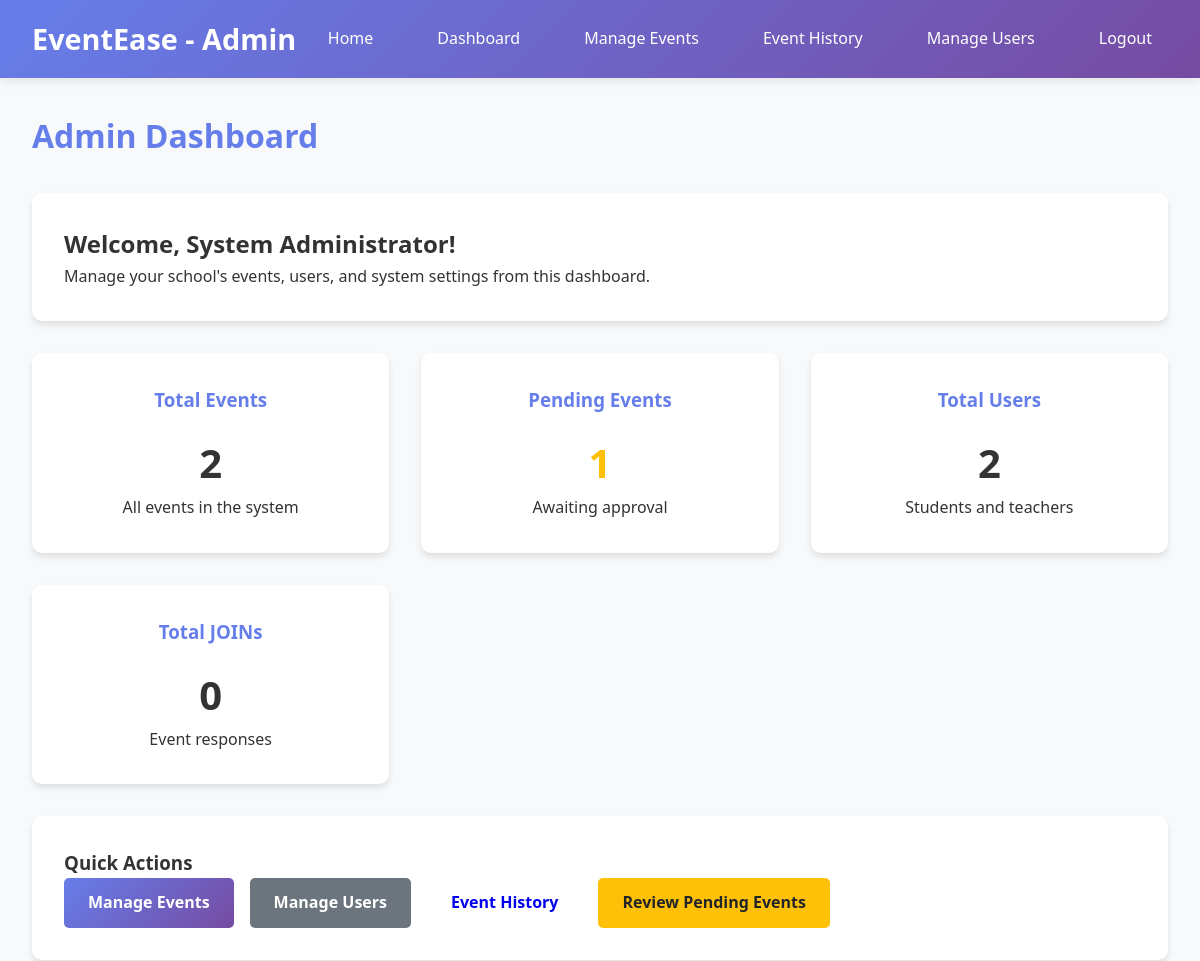
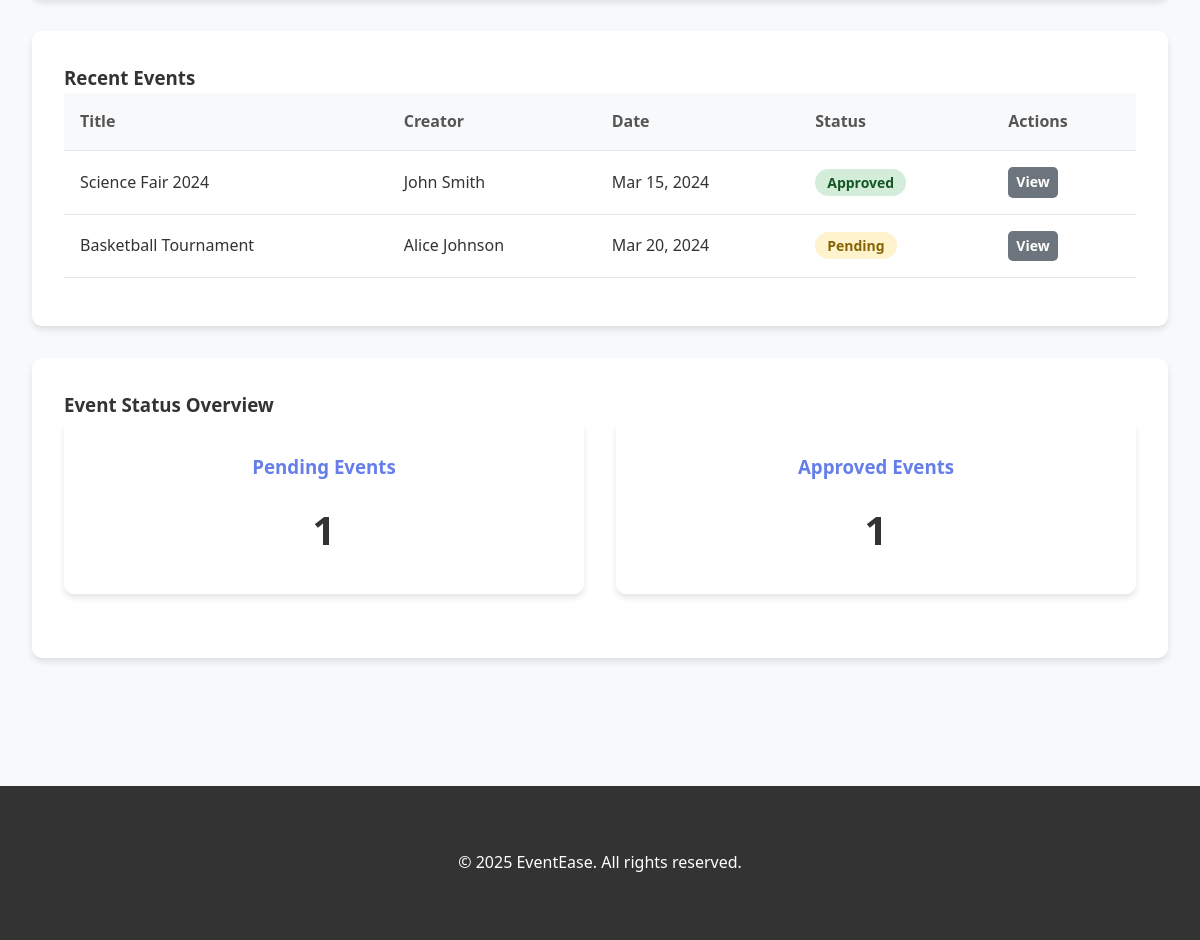
Page /admin/dashboard.php (signed in) on the committed database (2 pictures, top to bottom).
### tables this page shows
CREATE TABLE events (
    id INT PRIMARY KEY AUTO_INCREMENT,
    title VARCHAR(200) NOT NULL,
    description TEXT,
    event_date DATE NOT NULL,
    event_time TIME NOT NULL,
    location VARCHAR(200),
    max_capacity INT,
    current_capacity INT DEFAULT 0,
    status ENUM('pending', 'approved', 'declined') DEFAULT 'pending',
    created_by INT NOT NULL,
    approved_by INT NULL,
    created_at TIMESTAMP DEFAULT CURRENT_TIMESTAMP,
    updated_at TIMESTAMP DEFAULT CURRENT_TIMESTAMP ON UPDATE CURRENT_TIMESTAMP,
    FOREIGN KEY (created_by) REFERENCES users(id) ON DELETE CASCADE,
    FOREIGN KEY (approved_by) REFERENCES users(id) ON DELETE SET NULL
);

CREATE TABLE users (
    id INT PRIMARY KEY AUTO_INCREMENT,
    username VARCHAR(50) UNIQUE NOT NULL,
    email VARCHAR(100) UNIQUE NOT NULL,
    password VARCHAR(255) NOT NULL,
    full_name VARCHAR(100) NOT NULL,
    role ENUM('student', 'teacher', 'admin') DEFAULT 'student',
    department VARCHAR(100),
    created_at TIMESTAMP DEFAULT CURRENT_TIMESTAMP,
    updated_at TIMESTAMP DEFAULT CURRENT_TIMESTAMP ON UPDATE CURRENT_TIMESTAMP
);

### config.php (called while the page is built, shortened)
<?php
function sanitize($data) {
    return htmlspecialchars(trim($data), ENT_QUOTES, 'UTF-8');
}
?>

### admin/dashboard.php (the view, shortened to what this page needs)
<?php
require_once '../config.php';
$pdo = getDBConnection();
$stmt = $pdo->query("SELECT COUNT(*) as total_events FROM events");
$totalEvents = $stmt->fetch()['total_events'];
$stmt = $pdo->query("SELECT COUNT(*) as pending_events FROM events WHERE status = 'pending'");
$pendingEvents = $stmt->fetch()['pending_events'];
$stmt = $pdo->query("SELECT COUNT(*) as total_users FROM users WHERE role != 'admin'");
$totalUsers = $stmt->fetch()['total_users'];
        $stmt = $pdo->query("SELECT COUNT(*) as total_joins FROM rsvps");
        $totalJoins = $stmt->fetch()['total_joins'];
$stmt = $pdo->prepare("
    SELECT e.*, u.full_name as creator_name
    FROM events e
    JOIN users u ON e.created_by = u.id
    ORDER BY e.created_at DESC
    LIMIT 5
");
$stmt->execute();
$recentEvents = $stmt->fetchAll();
$stmt = $pdo->query("
    SELECT status, COUNT(*) as count
    FROM events
    GROUP BY status
");
$eventStats = $stmt->fetchAll();
?>
<!DOCTYPE html>
<html lang="en">
<head>
    <link rel="stylesheet" href="../assets/css/style.css">
</head>
<body>
    <header class="header">
        <nav class="navbar">
            <div class="logo"><?php echo SITE_NAME; ?> - Admin</div>
            <ul class="nav-links" id="navLinks">
                <li><a href="../index.php">Home</a></li>
                <li><a href="dashboard.php">Dashboard</a></li>
                <li><a href="events.php">Manage Events</a></li>
                <li><a href="event_history.php">Event History</a></li>
                <li><a href="users.php">Manage Users</a></li>
                <li><a href="../logout.php">Logout</a></li>
            </ul>
        </nav>
    </header>
    <main>
        <div class="container">
            <h1 style="margin-bottom: 2rem; color: #667eea;">Admin Dashboard</h1>
            <div class="card">
                <h2>Welcome, <?php echo sanitize($_SESSION['full_name']); ?>!</h2>
                <p>Manage your school's events, users, and system settings from this dashboard.</p>
            </div>
            <div class="dashboard-grid">
                <div class="dashboard-card">
                    <h3>Total Events</h3>
                    <div class="number"><?php echo $totalEvents; ?></div>
                    <p>All events in the system</p>
                </div>
                <div class="dashboard-card">
                    <h3>Pending Events</h3>
                    <div class="number" style="color: #ffc107;"><?php echo $pendingEvents; ?></div>
                    <p>Awaiting approval</p>
                </div>
                <div class="dashboard-card">
                    <h3>Total Users</h3>
                    <div class="number"><?php echo $totalUsers; ?></div>
                    <p>Students and teachers</p>
                </div>
                <div class="dashboard-card">
                                    <h3>Total JOINs</h3>
                <div class="number"><?php echo $totalJoins; ?></div>
                    <p>Event responses</p>
                </div>
            </div>
            <div class="card">
                <h3>Quick Actions</h3>
                <div style="display: flex; gap: 1rem; flex-wrap: wrap;">
                    <a href="events.php" class="btn btn-primary">Manage Events</a>
                    <a href="users.php" class="btn btn-secondary">Manage Users</a>
                    <a href="event_history.php" class="btn btn-info">Event History</a>
                    <a href="events.php?filter=pending" class="btn btn-warning">Review Pending Events</a>
                </div>
            </div>
            <div class="card">
                <h3>Recent Events</h3>
                <?php if (empty($recentEvents)): ?>
                    <p>No events found.</p>
                <?php else: ?>
                    <div class="table-responsive">
                        <table class="table">
                            <thead>
                                <tr>
                                    <th>Title</th>
                                    <th>Creator</th>
                                    <th>Date</th>
                                    <th>Status</th>
                                    <th>Actions</th>
                                </tr>
                            </thead>
                            <tbody>
                                <?php foreach ($recentEvents as $event): ?>
                                    <tr>
                                        <td><?php echo sanitize($event['title']); ?></td>
                                        <td><?php echo sanitize($event['creator_name']); ?></td>
                                        <td><?php echo date('M j, Y', strtotime($event['event_date'])); ?></td>
                                        <td>
                                            <span class="badge badge-<?php echo $event['status']; ?>">
                                                <?php echo ucfirst($event['status']); ?>
                                            </span>
                                        </td>
                                        <td>
                                            <a href="events.php?action=view&id=<?php echo $event['id']; ?>" class="btn btn-secondary" style="padding: 0.25rem 0.5rem; font-size: 0.875rem;">View</a>
                                        </td>
                                    </tr>
                                <?php endforeach; ?>
                            </tbody>
                        </table>
                    </div>
                <?php endif; ?>
            </div>
            <div class="card">
                <h3>Event Status Overview</h3>
                <div class="dashboard-grid">
                    <?php foreach ($eventStats as $stat): ?>
                        <div class="dashboard-card">
                            <h3><?php echo ucfirst($stat['status']); ?> Events</h3>
                            <div class="number"><?php echo $stat['count']; ?></div>
                        </div>
                    <?php endforeach; ?>
                </div>
            </div>
        </div>
    </main>
    <footer class="footer">
        <div class="container">
            <p>&copy; <?php echo date('Y'); ?> <?php echo SITE_NAME; ?>. All rights reserved.</p>
        </div>
    </footer>
</body>
</html>

### assets/css/style.css (style rules this page uses)
* { margin: 0; padding: 0; box-sizing: border-box; }
body { font-family: 'Segoe UI', Tahoma, Geneva, Verdana, sans-serif; line-height: 1.6; color: #333; background-color: #f8f9fa; }
.header { background: linear-gradient(135deg, #667eea 0%, #764ba2 100%); color: white; padding: 1rem 0; box-shadow: 0 2px 10px rgba(0,0,0,0.1); }
.navbar { display: flex; justify-content: space-between; align-items: center; max-width: 1200px; margin: 0 auto; padding: 0 2rem; }
.logo { font-size: 1.8rem; font-weight: bold; }
.nav-links { display: flex; list-style: none; gap: 2rem; }
.nav-links a { color: white; text-decoration: none; padding: 0.5rem 1rem; border-radius: 5px; transition: background-color 0.3s; }
.container { max-width: 1200px; margin: 0 auto; padding: 2rem; }
.card { background: white; border-radius: 10px; box-shadow: 0 4px 6px rgba(0,0,0,0.1); padding: 2rem; margin-bottom: 2rem; }
.btn { display: inline-block; padding: 0.75rem 1.5rem; border: none; border-radius: 5px; font-size: 1rem; font-weight: 600; text-decoration: none; cursor: pointer; transition: all 0.3s; text-align: center; }
.btn-primary { background: linear-gradient(135deg, #667eea 0%, #764ba2 100%); color: white; }
.btn-warning { background: #ffc107; color: #212529; }
.btn-secondary { background: #6c757d; color: white; }
.table { width: 100%; border-collapse: collapse; margin-bottom: 1rem; }
.table th, .table td { padding: 1rem; text-align: left; border-bottom: 1px solid #e1e5e9; }
.table th { background-color: #f8f9fa; font-weight: 600; color: #555; }
.badge { padding: 0.25rem 0.75rem; border-radius: 20px; font-size: 0.875rem; font-weight: 600; }
.badge-pending { background-color: #fff3cd; color: #856404; }
.badge-approved { background-color: #d4edda; color: #155724; }
.dashboard-grid { display: grid; grid-template-columns: repeat(auto-fit, minmax(300px, 1fr)); gap: 2rem; margin-bottom: 2rem; }
.dashboard-card { background: white; border-radius: 10px; padding: 2rem; box-shadow: 0 4px 6px rgba(0,0,0,0.1); text-align: center; }
.dashboard-card h3 { color: #667eea; margin-bottom: 1rem; }
.dashboard-card .number { font-size: 2.5rem; font-weight: bold; color: #333; }
.footer { background: #333; color: white; text-align: center; padding: 2rem; margin-top: 4rem; }

### rows in the picture
events: title "Science Fair 2024", created_by.full_name "John Smith", event_date "Mar 15, 2024", status "Approved"
events: title "Basketball Tournament", created_by.full_name "Alice Johnson", event_date "Mar 20, 2024", status "Pending"

### other values in the picture
SITE_NAME "EventEase"
$_SESSION['full_name'] "System Administrator"
$totalEvents "2"
$pendingEvents "1"
$totalUsers "2"
$totalJoins "0"
$stat['status'] "Pending"
$stat['count'] "1"
$stat['status'] "Approved"
